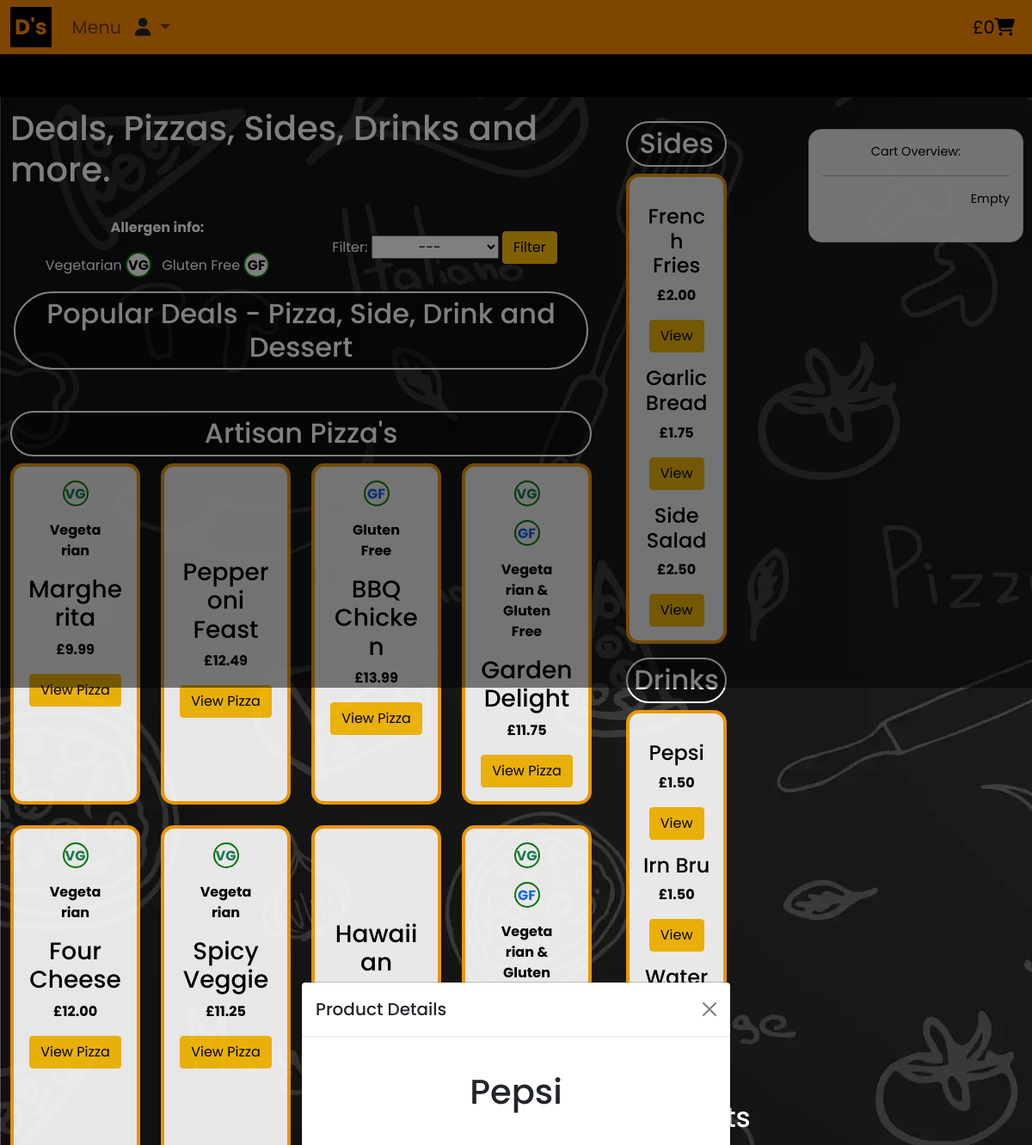
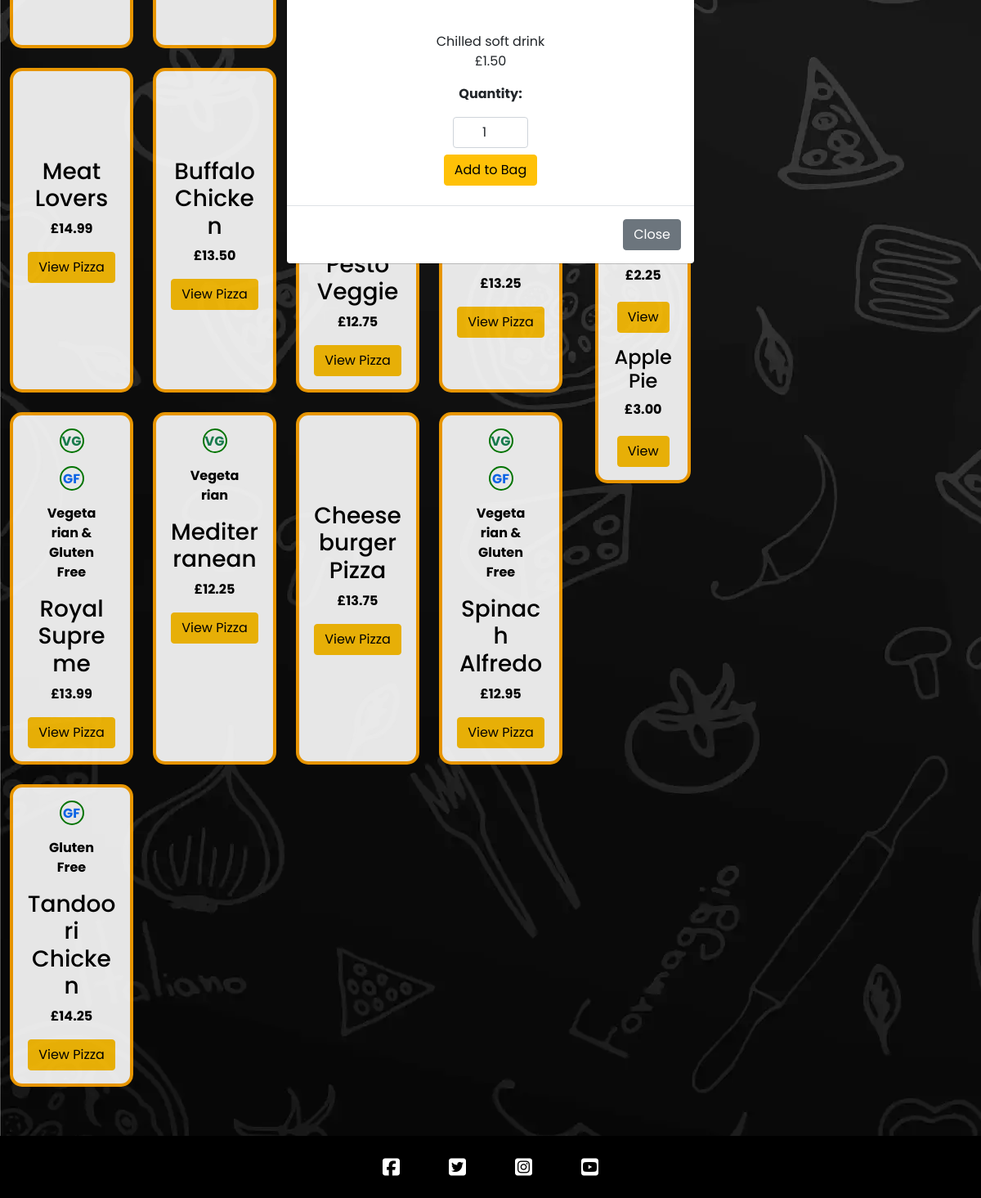
The page /menu/product_detail/1?item_type=drink on the database its author committed (2 pictures, top to bottom).
### menu/models.py (models this page shows, shortened)
class Pizza(models.Model):
    name = models.CharField(max_length=120,
                            unique=True)
    description = models.TextField(blank=True)
    active = models.CharField(choices=ACTIVE_CHOICES,
                              max_length=3,
                              blank=False,
                              default="No")
    is_gf = models.CharField(choices=ACTIVE_CHOICES,
                              max_length=3,
                              blank=False,
                              default="No")
    is_veg = models.CharField(choices=ACTIVE_CHOICES,
                              max_length=3,
                              blank=False,
                              default="No")
    price = models.DecimalField(max_digits=6, decimal_places=2)
    class Meta:
        verbose_name_plural = "Artisan Pizzas"

class Extras(models.Model):
    CATEGORIES_CHOICES = [
        ("Desserts", "Desserts"),
        ("Drinks", "Drinks"),
        ("Sides", "Sides"),
    ]
    name = models.CharField(max_length=50, unique=True)
    description = models.TextField(blank=True)
    category = models.CharField(choices=CATEGORIES_CHOICES,
                                max_length=10,
                                blank=False)
    active = models.CharField(choices=ACTIVE_CHOICES,
                              max_length=3,
                              blank=False,
                              default="No")
    price = models.DecimalField(max_digits=6, decimal_places=2)
    class Meta:
        verbose_name_plural = "Desserts, Drinks and Sides"

### menu/views.py (the view)
# urls.py: path('product_detail/<product_id>', views.product_detail, name='product_detail'),
def product_detail(request, product_id):
    selected_product = None
    item= request.GET.get('item_type')
    deal = Deal.objects.filter(active='Yes')
    pizza = Pizza.objects.filter(active="Yes")
    extra = Extras.objects.filter(active='Yes')
    if item =="pizza":
        selected_product = get_object_or_404(Pizza, pk=product_id)
    elif item=="deal":
        selected_product = get_object_or_404(Deal, pk=product_id)
    elif item in ("side","drink","dessert"):
         selected_product = get_object_or_404(Extras, pk=product_id)
    context = {
        "selected_product": selected_product,
        "item": item,
        "deals": deal,
        "pizza": pizza,
        "extras": extra
    }
    return render(request, 'menu/menu.html', context)

### menu/templates/menu/menu.html (shortened to what this page needs)
{% extends "base.html" %}
{% load static %}
{% block content %}
<div class="container-fluid secondary-bg d-flex flex-column h-100">
    <div class="row text-dark">
        <div class="col-lg-7">
            <section id="deals" class="mb-4">
                <h1 class="brand-heading-text text-left pb-2">Deals, Pizzas, Sides, Drinks and more.</h1>
                <div class="row d-flex flex-md-row brand-heading-text text-center p-3">
                    <div class="col-12 col-md-6">
                        <div class="brand-heading-text">
                        <p><b>Allergen info:</b></p>
                        <span class="p-1">Vegetarian <p class="allergen-circle brand-text text-center"><b>VG</b></p></span>
                        <span class="p-1">Gluten Free <p class="allergen-circle brand-text text-center pl-1"><b>GF</b></p></span>
                    </div>
                    </div>
                    <div class="col-12 col-md-6">
                        <div class="brand-heading-text p-3">
                            <form method="get" action="{% url 'menu' %}">
                                <label for="allergen-filter">Filter:</label>
                                <select name="allergen-filter" id="allergen-filter" class="text-center">
                                    <option value="default">---</option>
                                </select>
                                <button type="submit" class="btn btn-warning">Filter</button>
                            </form>
                        </div>
                    </div>
                    <h2 class="product-heading brand-heading-text text-center">Popular Deals - Pizza, Side, Drink and Dessert</h2>
                </div>
            </section>
            <section id="pizzas" class="mb-4">
                <div class="row">
                    <div class="">
                        <h2 class="product-heading brand-heading-text text-center">Artisan Pizza's</h2>
                    </div>
                </div>
                <div class="row">
                    {% for item in pizza %}
                    <div class="offset-2 col-8 offset-sm-0 col-sm-3 mb-4">
                        <div class="card h-100">
                            <div class="card-body brand-text text-center">
                                {% if item.is_veg == "Yes" and item.is_gf == "Yes" %}
                                <div class="container text-center">
                                    <div class="row">
                                        <div class="col">
                                            <p class="text-success allergen-circle"><b>VG</b></p>
                                            <p class="text-primary allergen-circle"><b>GF</b></p>
                                            <p><b>Vegetarian & Gluten Free</b></p>
                                        </div>
                                    </div>
                                </div>
                                {% elif item.is_veg == "Yes" %}
                                <div class="container">
                                    <div class="row">
                                        <div class="col">
                                            <p class="text-success allergen-circle"><b>VG</b></p>
                                            <p><b>Vegetarian</b></p>
                                        </div>
                                    </div>
                                </div>
                                {% elif item.is_gf == "Yes" %}
                                <div class="container">
                                    <div class="row">
                                        <div class="col">
                                            <p class="text-primary allergen-circle"><b>GF</b></p>
                                            <p><b>Gluten Free</b></p>
                                        </div>
                                    </div>
                                </div>
                                {% else %}
                                <p class="allergen-circle-none">&nbsp</p>
                                <p class="pt-1"><b>&nbsp</b></p>
                                {% endif %}
                                <h3 class="card-title">{{ item.name }}</h3>
                                <p class="card-text"><b>£{{ item.price }}</b></p>
                                <a href="{% url 'product_detail' item.id %}?item_type=pizza"
                                    class="btn btn-warning">View Pizza</a>
                            </div>
                        </div>
                    </div>
                    {% endfor %}
                </div>
            </section>
        </div>
        <div class="col-8 offset-2 offset-sm-0 col-sm-3 col-md-2 m-md-3 col-lg-2">
            <section id="sides" class="col-12 col-md-12 col-xl-8">
                <h2 class="text-center product-heading brand-heading-text">Sides</h2>
                <div class="card mb-3">
                    <div class="card-body brand-text text-center">
                        {% for side in extras %}
                        {% if side.category == "Sides" %}
                        <h4 class="mt-3">{{ side.name }}</h4>
                        <p><b>£{{ side.price }}</b></p>
                        <a href="{% url 'product_detail' side.id %}?item_type=side"
                            class="btn btn-warning">View</a>
                        {% endif %}
                        {% endfor %}
                    </div>
                </div>
            </section>
            <section id="drinks"class="col-12 col-md-12 col-xl-8">
                <h2 class="text-center product-heading brand-heading-text">Drinks</h2>
                <div class="card mb-3">
                    <div class="card-body brand-text text-center">
                        {% for drink in extras %}
                        {% if drink.category == "Drinks" %}
                        <h4 class=" mt-3">{{ drink.name }}</h4>
                        <p><b>£{{ drink.price }}</b></p>
                        <a href="{% url 'product_detail' drink.id %}?item_type=drink"
                            class="btn btn-warning">View</a>
                        {% endif %}
                        {% endfor %}
                    </div>
                </div>
            </section>
            <section id="desserts"class="col-12 col-md-12 col-xl-8">
                <h2 class="text-center product-heading brand-heading-text">Desserts</h2>
                <div class="card mb-3">
                    <div class="card-body brand-text text-center">
                        {% for dessert in extras %}
                        {% if dessert.category == "Desserts" %}
                        <h4 class=" mt-3">{{ dessert.name }}</h4>
                        <p><b>£{{ dessert.price }}</b></p>
                        <a href="{% url 'product_detail' dessert.id %}?item_type=dessert"
                            class="btn btn-warning mt-1">View</a>
                        {% endif %}
                        {% endfor %}
                    </div>
                </div>
            </section>
        </div>
        <div class="card sticky-cart d-none d-lg-block text-center">
            <p>Cart Overview:</p>
            <hr>
            <div class="text-end pb-2">
                {% if bag_quantity > 0 %}
                <div class="row">
                    <div class="col">
                        <b>Items: {{ bag_quantity}}</b>
                    </div>
                </div>
            </div>
            <a href="{% url 'cart' %}" class="col-12 btn btn-outline-dark mb-3">Cart</a>
            <a href="{% url 'checkout' %}" class="col-12 btn btn-warning mb-3">Checkout</a>
            {% else %}
            <p>Empty</p>
            {% endif %}
        </div>
    </div>
</div>
{% if selected_product %}
<div class="modal text-dark" id="productDetail" data-bs-backdrop="static" tabindex="-1"
    aria-labelledby="productDetailLabel" aria-hidden="true">
    <div class="modal-dialog modal-dialog-centered" role="document">
        <div class="modal-content">
            <div class="modal-header">
                <h5 class="modal-title text-center" id="productDetailLabel">Product Details</h5>
                <button type="button" class="btn-close" data-bs-dismiss="modal" aria-label="Close"></button>
            </div>
            <div class="modal-body text-center">
                <div class="text-center">
                    <div class="row text-center">
                        <form class="form" action="{% url 'add_to_bag' %}" method="POST">
                            {%if item == "pizza" or item == "side" or item == "drink" or item == "dessert" %}
                            <h1 class="text-center pt-4">{{ selected_product.name }}</h1>
                            <div class="text-center pt-3">
                                <div class="row">
                                    <div class="col-sm">
                                        {% if selected_product.is_veg == "Yes" and selected_product.is_gf == "Yes" %}
                                        <div class="container">
                                            <div class="row">
                                                <div class="col">
                                                    <p class="text-success allergen-circle"><b>VG</b></p>
                                                    <p class="text-primary allergen-circle"><b>GF</b></p>
                                                    <p><b>Vegetarian & Gluten Free</b></p>
                                                </div>
                                            </div>
                                        </div>
                                        {% elif selected_product.is_veg == "Yes" %}
                                        <p class="text-success allergen-circle"><b>VG</b></p>
                                        <p><b>Vegetarian</b></p>
                                        {% elif selected_product.is_gf == "Yes" %}
                                        <p class="text-primary allergen-circle"><b>GF</b></p>
                                        <p><b>Gluten Free</b></p>
                                        {% else %}
                                        <p class="allergen-circle-none"></p>
                                        {% endif %}
                                    </div>
                                </div>
                                <div class="row">
                                    <div class="col-sm">
                                        {{ selected_product.description }}
                                    </div>
                                </div>
                            </div>
                            <div class="row">
                                <div class="col-sm">
                                    £{{ selected_product.price }}
                                </div>
                            </div>
                            {% endif %}
                            <div class="form-row">
                                <div class="container col-md-6">
                                    <p class="mt-3"><strong>Quantity:</strong></p>
                                    <div class="d-flex justify-content-center">
                                        <div class="col-sm-12 col-md-6">
                                            <div class="input-group">
                                                <input class="form-control text-center" type="number" name="quantity"
                                                    value="1" min="1" max="10" data-item_id="{{ selected_product.id }}"
                                                    id="id_qty_{{ selected_product.id }}">
                                            </div>
                                        </div>
                                    </div>
                                </div>
                                <div class="col-12 p-2">
                                    <input type="submit" class="btn btn-warning" value="Add to Bag">
                                </div>
                            </div>
                    </div>
                </div>
            </div>
            <div class="modal-footer justify-content-end">
                <button type="button" class="btn btn-secondary" data-bs-dismiss="modal">Close</button>
            </div>
        </div>
    </div>
</div>
{% endif %}
{% endblock %}

### static/css/style.css (style rules this page uses)
* { padding: 0; margin: 0; box-sizing: border-box; font-family: "Poppins", sans-serif; }
footer a:hover, a::after { color: inherit; }
#lets-go a:hover, a::after { color: inherit; font-weight: bold; font-style: italic; }
.card { background-color: white !important; color: black !important; opacity: 0.9; border: 4px orange solid; border-radius: 15px; }
.product-heading { background-color: rgba(0, 0, 0, 0.4); border-radius: 50px; padding: 5px; border: 2px solid white; }
.allergen-circle { height: 30px; width: 30px; background-color: white; border-radius: 50%; padding-top: 2px; display: inline-block; opacity: 1; border: 2px green solid; }
.allergen-circle-none { height: 30px; width: 30px; background-color: none; border-radius: 50%; padding-top: 2px; display: inline-block; opacity: 1; }
.sticky-cart { position: fixed; top: 150px; right: 10px; width: 250px; border: 1px solid #ddd; color: black; padding: 15px; font-size: 90%; }
.secondary-bg { background: url('/static/images/secondary-bg.webp'); background-attachment: fixed; padding: 1%; }
.brand-text { color: black !important; }
.brand-heading-text { color: white; }

### rows shown on the page
Pizza: is_veg "VG", name "Margherita", price "9.99"
Pizza: name "Pepperoni Feast", price "12.49"
Pizza: is_veg "GF", name "BBQ Chicken", price "13.99"
Pizza: is_veg "VG", name "Garden Delight", price "11.75"
Pizza: is_veg "VG", name "Four Cheese", price "12.00"
Pizza: is_veg "VG", name "Spicy Veggie", price "11.25"
Pizza: name "Hawaiian"
Pizza: is_veg "VG"
Pizza: name "Meat Lovers", price "14.99"
Pizza: name "Buffalo Chicken", price "13.50"
Pizza: name "Pesto Veggie", price "12.75"
Pizza: price "13.25"
Pizza: is_veg "VG", name "Royal Supreme", price "13.99"
Pizza: is_veg "VG", name "Mediterranean", price "12.25"
Pizza: name "Cheeseburger Pizza", price "13.75"
Pizza: is_veg "VG", name "Spinach Alfredo", price "12.95"
Pizza: is_veg "GF", name "Tandoori Chicken", price "14.25"
Extras: name "French Fries", price "2.00"
Extras: name "Garlic Bread", price "1.75"
Extras: name "Side Salad", price "2.50"
Extras: name "Pepsi", price "1.50", description "Chilled soft drink", quantity "1"
Extras: name "Irn Bru", price "1.50"
Extras: name "Water"
Extras: price "2.25"
Extras: name "Apple Pie", price "3.00"

### other values the page prints
{{ grand_total }} "0"
